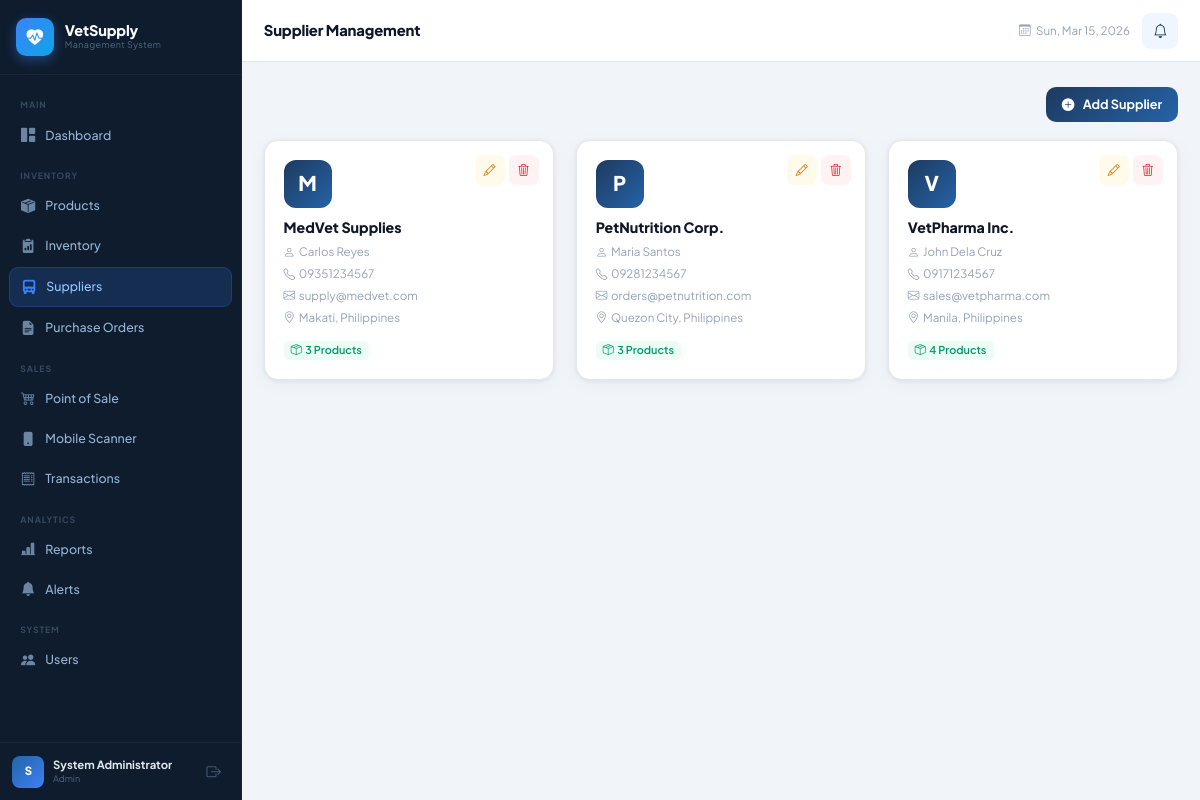
Screenshot of /suppliers (signed in) with the database file from the repository.
### tables this page shows
CREATE TABLE suppliers (
            supplier_id INTEGER PRIMARY KEY AUTOINCREMENT,
            name TEXT NOT NULL,
            contact_person TEXT,
            phone TEXT,
            email TEXT,
            address TEXT,
            notes TEXT,
            is_active INTEGER DEFAULT 1,
            created_at TIMESTAMP DEFAULT CURRENT_TIMESTAMP
        );

### routes/supplier_routes.py (the view)
@supplier_bp.route('/suppliers')
@login_required
def index():
    conn = get_db()
    suppliers = conn.execute("""
        SELECT s.*, COUNT(p.product_id) as product_count
        FROM suppliers s LEFT JOIN products p ON s.supplier_id=p.supplier_id AND p.is_active=1
        WHERE s.is_active=1 GROUP BY s.supplier_id ORDER BY s.name
    """).fetchall()
    conn.close()
    return render_template('suppliers.html', suppliers=suppliers)

### app.py (called while the page is built)
@app.template_filter('todict')
def todict_filter(row):
    if isinstance(row, _sqlite3.Row):
        return dict(row)
    return row

@app.context_processor
def inject_globals():
    return {'today': _date.today()}

### database/db.py (called while the page is built)
def get_db():
    os.makedirs(os.path.dirname(DB_PATH), exist_ok=True)
    conn = sqlite3.connect(DB_PATH)
    conn.row_factory = sqlite3.Row
    conn.execute("PRAGMA foreign_keys = ON")
    return conn

### routes/supplier_routes.py (called while the page is built)
def login_required(f):
    @wraps(f)
    def decorated(*args, **kwargs):
        if 'user_id' not in session:
            return redirect(url_for('auth.login'))
        return f(*args, **kwargs)
    return decorated

### templates/suppliers.html (shortened to what this page needs)
{% extends "base.html" %}
{% block page_title %}Supplier Management{% endblock %}
{% block content %}
<div class="page-actions-bar">
    {% if session.role in ['admin', 'inventory_manager'] %}
    <button class="btn-vsms btn-add" data-bs-toggle="modal" data-bs-target="#addSupplierModal">
        <i class="bi bi-plus-circle-fill me-1"></i> Add Supplier
    </button>
    {% endif %}
</div>
<div class="row g-4">
    {% for s in suppliers %}
    <div class="col-md-4">
        <div class="supplier-card">
            <div class="supplier-avatar">{{ s.name[0] | upper }}</div>
            <div class="supplier-info">
                <h5 class="supplier-name">{{ s.name }}</h5>
                <p class="supplier-meta"><i class="bi bi-person me-1"></i>{{ s.contact_person or 'N/A' }}</p>
                <p class="supplier-meta"><i class="bi bi-telephone me-1"></i>{{ s.phone or 'N/A' }}</p>
                <p class="supplier-meta"><i class="bi bi-envelope me-1"></i>{{ s.email or 'N/A' }}</p>
                <p class="supplier-meta"><i class="bi bi-geo-alt me-1"></i>{{ s.address or 'N/A' }}</p>
                <div class="supplier-stats">
                    <span class="badge bg-success-soft"><i class="bi bi-box-seam me-1"></i>{{ s.product_count }} Products</span>
                </div>
            </div>
            {% if session.role in ['admin', 'inventory_manager'] %}
            <div class="supplier-actions">
                <button class="btn-icon btn-edit" onclick="editSupplier({{ s | todict | tojson | e }})" title="Edit"><i class="bi bi-pencil"></i></button>
                {% if session.role == 'admin' %}
                <form method="POST" action="{{ url_for('suppliers.delete', sid=s.supplier_id) }}" class="d-inline" onsubmit="return confirm('Remove this supplier?')">
                    <button type="submit" class="btn-icon btn-delete" title="Delete"><i class="bi bi-trash3"></i></button>
                </form>
                {% endif %}
            </div>
            {% endif %}
        </div>
    </div>
    {% else %}
    <div class="col-12"><div class="empty-state py-5"><i class="bi bi-truck"></i><p>No suppliers added yet</p></div></div>
    {% endfor %}
</div>
{% endblock %}

### static/css/style.css (style rules this page uses)
:root { --primary: #1e3a5f; --primary-mid: #2563a8; --primary-light: #3b82f6; --primary-soft: #eff6ff; --accent: #0ea5e9; --accent-soft: #e0f2fe; --sidebar-bg: #0f1c2e; --sidebar-text: #94b4d4; --sidebar-width: 242px; --topbar-height: 62px; --page-bg: #f1f5f9; --card-bg: #ffffff; --card-border: #e2e8f0; --card-shadow: 0 1px 4px rgba(15,28,46,.07), 0 4px 20px rgba(15,28,46,.04); --text-main: #0f172a; --text-sub: #475569; --text-muted: #94a3b8; --success: #059669; --success-soft:#ecfdf5; --warning: #d97706; --warning-soft:#fffbeb; --danger: #dc2626; --danger-soft: #fef2f2; --info: #0284c7; --info-soft: #e0f2fe; --purple: #7c3aed; --purple-soft: #f5f3ff; --radius: 14px; --radius-sm: 9px; --font: 'Plus Jakarta Sans', sans-serif; --font-mono: 'IBM Plex Mono', monospace; }
*, *::before, *::after { box-sizing: border-box; margin: 0; padding: 0; }
html, body { font-family: var(--font); background: var(--page-bg); color: var(--text-main); font-size: 14.5px; min-height: 100vh; -webkit-font-smoothing: antialiased; }
.page-actions-bar { display: flex; justify-content: space-between; align-items: center; gap: 1rem; margin-bottom: 1.2rem; flex-wrap: wrap; }
.btn-vsms { background: linear-gradient(135deg, var(--primary), var(--primary-mid)); color: #fff; border: none; border-radius: 10px; padding: .52rem 1rem; font-size: .875rem; font-weight: 700; cursor: pointer; display: inline-flex; align-items: center; gap: .32rem; text-decoration: none; transition: all .18s; white-space: nowrap; font-family: var(--font); }
.btn-add { padding: .55rem 1.1rem; }
.btn-icon { width: 30px; height: 30px; display: inline-flex; align-items: center; justify-content: center; border-radius: 7px; border: none; cursor: pointer; font-size: .83rem; transition: all .14s; }
.btn-edit { background: var(--warning-soft); color: var(--warning); }
.btn-delete { background: var(--danger-soft); color: var(--danger); }
.bg-success-soft { background: var(--success-soft) !important; color: var(--success) !important; font-weight: 600; }
.supplier-card { background: var(--card-bg); border-radius: var(--radius); border: 1px solid var(--card-border); padding: 1.3rem; box-shadow: var(--card-shadow); transition: all .18s; position: relative; }
.supplier-avatar { width: 48px; height: 48px; background: linear-gradient(135deg, var(--primary), var(--primary-mid)); border-radius: 12px; display: flex; align-items: center; justify-content: center; color: #fff; font-size: 1.4rem; font-weight: 800; margin-bottom: .8rem; }
.supplier-name { font-weight: 800; font-size: .98rem; margin-bottom: .5rem; }
.supplier-meta { font-size: .8rem; color: var(--text-muted); margin-bottom: .3rem; display: flex; align-items: center; }
.supplier-stats { margin-top: .8rem; }
.supplier-actions { position: absolute; top: 1rem; right: 1rem; display: flex; gap: 4px; }

### templates/base.html (style rules this page uses)
:root { --sidebar-width: 242px; --topbar-height: 62px; --font: 'Plus Jakarta Sans', system-ui, -apple-system, sans-serif; --font-mono: 'IBM Plex Mono', 'Courier New', monospace; }
html, body { font-family: var(--font); }

### rows the page displays
suppliers: name "M", name "MedVet Supplies", contact_person "Carlos Reyes", phone "09351234567", email "supply@medvet.com", address "Makati, Philippines", product_count "3"
suppliers: name "P", name "PetNutrition Corp.", contact_person "Maria Santos", phone "09281234567", email "orders@petnutrition.com", address "Quezon City, Philippines", product_count "3"
suppliers: name "V", name "VetPharma Inc.", contact_person "John Dela Cruz", phone "09171234567", email "sales@vetpharma.com", address "Manila, Philippines", product_count "4"

### other values shown
{{ session.full_name[0] | upper }} "S"
{{ session.full_name }} "System Administrator"
{{ session.role | replace('_', ' ') | title }} "Admin"
